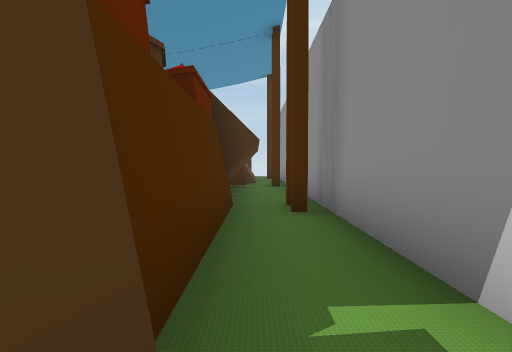
[1] (above)

13 first-person views from a walk through a Unity game level. The camera is 1.4 m above the floor, tilts 2° down and sees 75° across. The floor is counted in squares, 2 m on a side. Each view is taken from the middle of a square. On the plan, view 1 faces up. The plan holds only what a view shows up to about 10 squares ahead; the rest is blank. The place goes on beyond the plan. The player is left out.

[2]
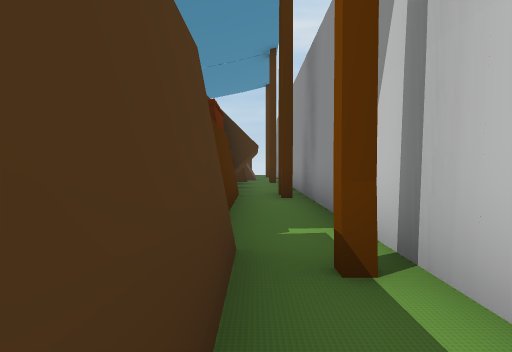

[3]
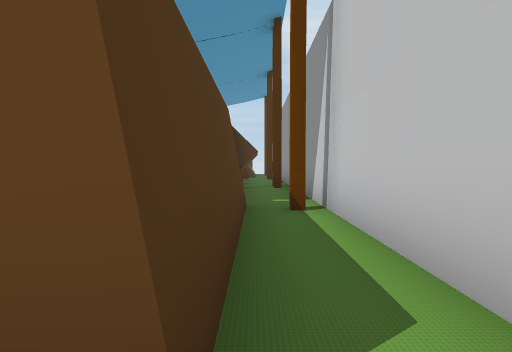

[4]
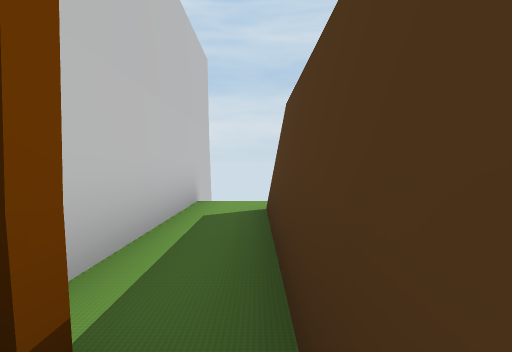

[5]
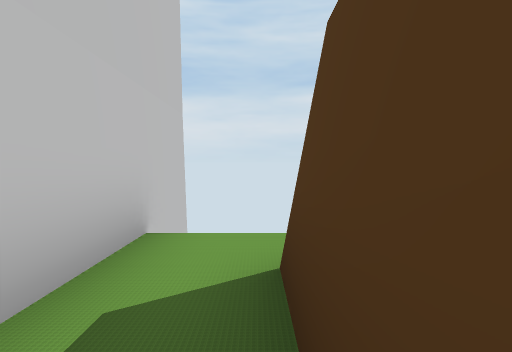

[6]
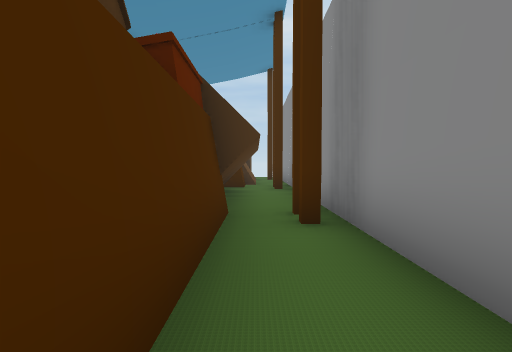

[7]
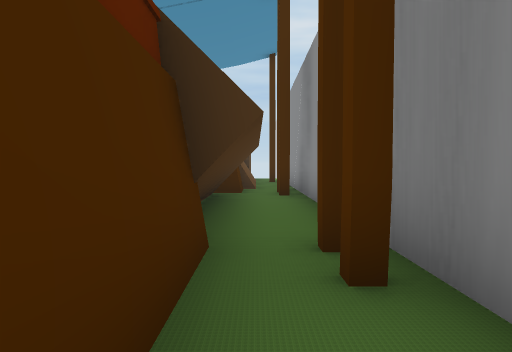

[8]
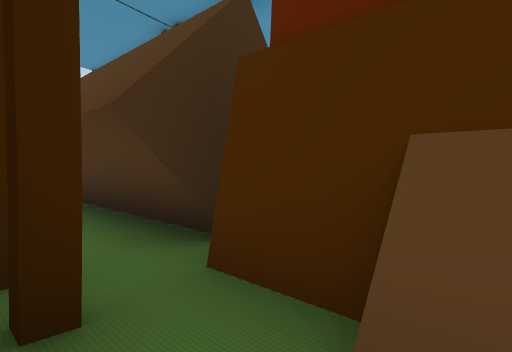

[9]
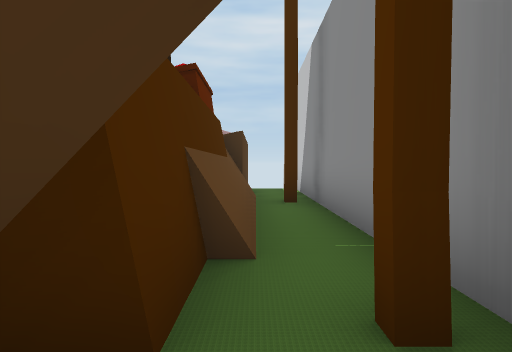

[10]
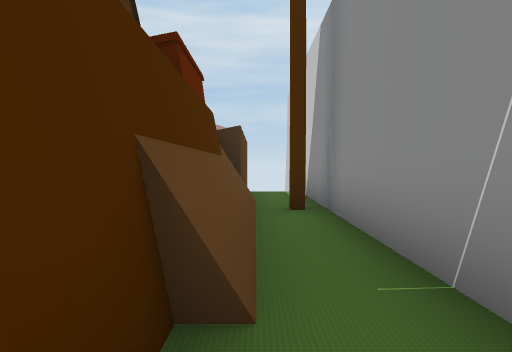

[11]
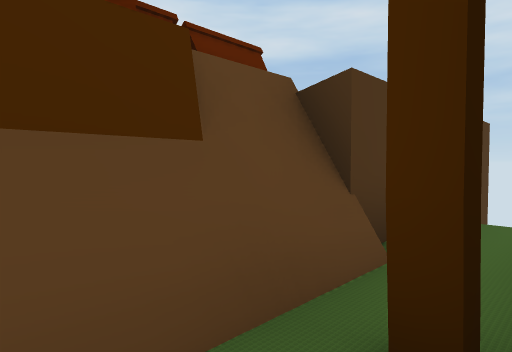

[12]
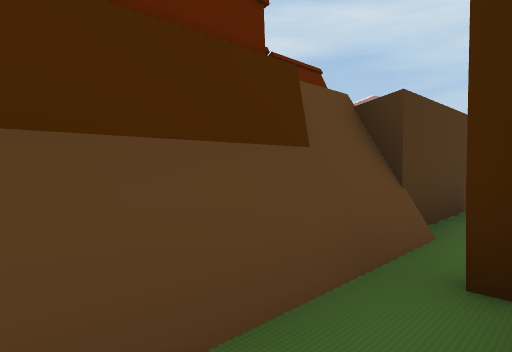

[13]
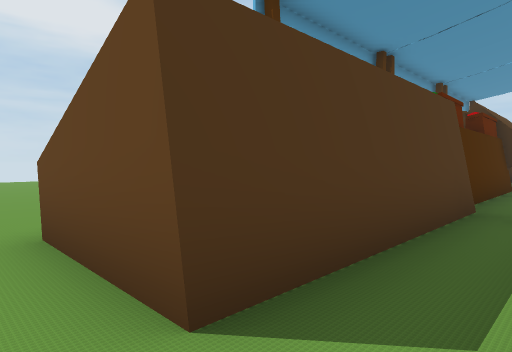

### Floor plan
Points are (right, up) in squares from view 1. A wall is a line through its corners. A room is listed if a view was taken in it or the views show most of it. See-through windows are left out.
Room 1 (views 1, 4, 6, 7)
walls: (-0.5, 4.4) (-0.5, 1.2); (1.1, -0.5) (1.1, 4.4)
ways out: opening at (0, 0) to room 2; opening at (0, 5) to room 4
Room 2 (views 2, 3, 5, 13)
walls: (-0.1, -4.2) (-2.8, -4.2); (1.1, -6.5) (1.1, -0.5)
ways out: opening at (0, 0) to room 1; opening at (-1.5, -5)
Room 3 (views 8, 11, 12)
walls: (-0.1, 12.4) (-0.6, 12.4); (1.1, 11.4) (1.1, 16.1); (-0.5, 15.9) (-0.5, 11.2); (-0.3, 16) (-0.3, 12.4)
low walls: (-0.1, 13.4) (-0.1, 12.4); (-0.1, 16) (-0.1, 13.5)
ways out: opening at (0, 12) to room 4
Room 4 (views 9, 10)
walls: (-0.5, 10.6) (-0.5, 4.4); (-1, 10.6) (-0.3, 10.6) (-0.3, 5.7) (-0.6, 5.7); (-0.5, 11.2) (-1, 11.2); (1.1, 4.4) (1.1, 11.4)
low walls: (-0.9, 9.5) (-0.9, 7.6); (-0.7, 10.6) (-0.7, 7.1); (-0.9, 7.5) (-0.9, 6.9); (-0.9, 10.5) (-0.9, 9.6)
ways out: opening at (0, 5) to room 1; opening at (0, 12) to room 3; opening at (-1.5, 11)

Positions as (right, up) in squares from view 1, and headings:
1: (0, 0), facing up
2: (0, -2), facing up
3: (0, -5), facing up
4: (0, 1), facing down
5: (0, -2), facing down
6: (0, 1), facing up
7: (0, 3), facing up
8: (1, 13), facing down-left
9: (0, 10), facing up
10: (0, 11), facing up
11: (1, 15), facing up-left
12: (1, 14), facing up-left
13: (1, -5), facing up-left
